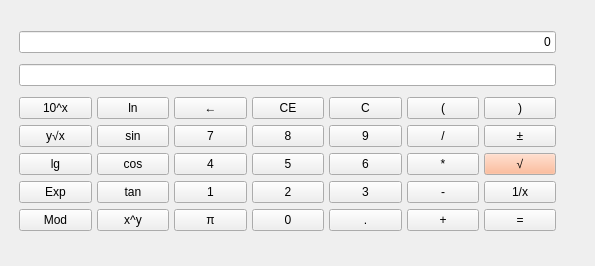
<?xml version="1.0" encoding="UTF-8"?>
<ui version="4.0">
 <class>CalculatorWindow</class>
 <widget class="QMainWindow" name="CalculatorWindow">
  <property name="geometry">
   <rect>
    <x>0</x>
    <y>0</y>
    <width>595</width>
    <height>266</height>
   </rect>
  </property>
  <property name="windowTitle">
   <string>Calculator v0.1</string>
  </property>
  <property name="windowIcon">
   <iconset resource="images.qrc">
    <normaloff>:/icons/calc.png</normaloff>:/icons/calc.png</iconset>
  </property>
  <property name="styleSheet">
   <string notr="true">
font: italic 12pt &quot;Palatino Linotype&quot;;
</string>
  </property>
  <property name="documentMode">
   <bool>false</bool>
  </property>
  <widget class="QWidget" name="centralWidget">
   <widget class="QWidget" name="verticalLayoutWidget">
    <property name="geometry">
     <rect>
      <x>8</x>
      <y>12</y>
      <width>559</width>
      <height>241</height>
     </rect>
    </property>
    <layout class="QVBoxLayout" name="verticalLayout">
     <property name="spacing">
      <number>3</number>
     </property>
     <property name="sizeConstraint">
      <enum>QLayout::SetNoConstraint</enum>
     </property>
     <item>
      <widget class="QLineEdit" name="lineEdit">
       <property name="styleSheet">
        <string notr="true">selection-color: rgb(0, 0, 0);


font: 75 11pt &quot;Lucida Handwriting&quot;;

selection-background-color: rgb(255, 255, 255);</string>
       </property>
       <property name="text">
        <string>0</string>
       </property>
       <property name="frame">
        <bool>true</bool>
       </property>
       <property name="alignment">
        <set>Qt::AlignRight|Qt::AlignTrailing|Qt::AlignVCenter</set>
       </property>
       <property name="readOnly">
        <bool>false</bool>
       </property>
       <property name="clearButtonEnabled">
        <bool>false</bool>
       </property>
      </widget>
     </item>
     <item>
      <widget class="QLineEdit" name="lineEdit_2">
       <property name="styleSheet">
        <string notr="true">
selection-background-color: rgb(255, 255, 255);
selection-color: rgb(0, 0, 0);
font: 11pt &quot;Lucida Handwriting&quot;;


</string>
       </property>
       <property name="alignment">
        <set>Qt::AlignRight|Qt::AlignTrailing|Qt::AlignVCenter</set>
       </property>
       <property name="readOnly">
        <bool>true</bool>
       </property>
      </widget>
     </item>
     <item>
      <layout class="QGridLayout" name="gridLayout">
       <property name="sizeConstraint">
        <enum>QLayout::SetNoConstraint</enum>
       </property>
       <property name="horizontalSpacing">
        <number>5</number>
       </property>
       <property name="verticalSpacing">
        <number>6</number>
       </property>
       <item row="2" column="6">
        <widget class="QPushButton" name="pb_sqrt">
         <property name="palette">
          <palette>
           <active>
            <colorrole role="Button">
             <brush brushstyle="SolidPattern">
              <color alpha="255">
               <red>255</red>
               <green>170</green>
               <blue>127</blue>
              </color>
             </brush>
            </colorrole>
            <colorrole role="Highlight">
             <brush brushstyle="SolidPattern">
              <color alpha="255">
               <red>255</red>
               <green>185</green>
               <blue>21</blue>
              </color>
             </brush>
            </colorrole>
           </active>
           <inactive>
            <colorrole role="Button">
             <brush brushstyle="SolidPattern">
              <color alpha="255">
               <red>255</red>
               <green>170</green>
               <blue>127</blue>
              </color>
             </brush>
            </colorrole>
            <colorrole role="Highlight">
             <brush brushstyle="SolidPattern">
              <color alpha="255">
               <red>255</red>
               <green>185</green>
               <blue>21</blue>
              </color>
             </brush>
            </colorrole>
           </inactive>
           <disabled>
            <colorrole role="Button">
             <brush brushstyle="SolidPattern">
              <color alpha="255">
               <red>255</red>
               <green>170</green>
               <blue>127</blue>
              </color>
             </brush>
            </colorrole>
            <colorrole role="Highlight">
             <brush brushstyle="SolidPattern">
              <color alpha="255">
               <red>51</red>
               <green>153</green>
               <blue>255</blue>
              </color>
             </brush>
            </colorrole>
           </disabled>
          </palette>
         </property>
         <property name="styleSheet">
          <string notr="true"/>
         </property>
         <property name="text">
          <string>√</string>
         </property>
        </widget>
       </item>
       <item row="0" column="6">
        <widget class="QPushButton" name="pb_lb">
         <property name="text">
          <string>)</string>
         </property>
        </widget>
       </item>
       <item row="4" column="6">
        <widget class="QPushButton" name="pb_16">
         <property name="styleSheet">
          <string notr="true">alternate-background-color: rgb(215, 175, 114);</string>
         </property>
         <property name="text">
          <string>1/x</string>
         </property>
        </widget>
       </item>
       <item row="0" column="0">
        <widget class="QPushButton" name="pushButton_5">
         <property name="styleSheet">
          <string notr="true"/>
         </property>
         <property name="text">
          <string>10^x</string>
         </property>
        </widget>
       </item>
       <item row="5" column="0">
        <widget class="QPushButton" name="pb_mod">
         <property name="text">
          <string>Mod</string>
         </property>
        </widget>
       </item>
       <item row="4" column="0">
        <widget class="QPushButton" name="pushButton_3">
         <property name="text">
          <string>Exp</string>
         </property>
        </widget>
       </item>
       <item row="2" column="0">
        <widget class="QPushButton" name="pb_log">
         <property name="styleSheet">
          <string notr="true"/>
         </property>
         <property name="text">
          <string>lg</string>
         </property>
        </widget>
       </item>
       <item row="5" column="6">
        <widget class="QPushButton" name="pb_100">
         <property name="styleSheet">
          <string notr="true">border-color: rgb(240, 210, 160);</string>
         </property>
         <property name="text">
          <string>=</string>
         </property>
        </widget>
       </item>
       <item row="2" column="5">
        <widget class="QPushButton" name="pb_13">
         <property name="text">
          <string>*</string>
         </property>
        </widget>
       </item>
       <item row="1" column="0">
        <widget class="QPushButton" name="pushButton_13">
         <property name="text">
          <string>y√x</string>
         </property>
        </widget>
       </item>
       <item row="2" column="4">
        <widget class="QPushButton" name="pb_6">
         <property name="styleSheet">
          <string notr="true">selection-background-color: rgb(105, 228, 255);
gridline-color: rgb(255, 39, 86);
alternate-background-color: rgb(35, 252, 255);</string>
         </property>
         <property name="text">
          <string>6</string>
         </property>
        </widget>
       </item>
       <item row="2" column="1">
        <widget class="QPushButton" name="pb_cos">
         <property name="text">
          <string>cos</string>
         </property>
        </widget>
       </item>
       <item row="2" column="3">
        <widget class="QPushButton" name="pb_5">
         <property name="text">
          <string>5</string>
         </property>
        </widget>
       </item>
       <item row="0" column="3">
        <widget class="QPushButton" name="pushButton_25">
         <property name="text">
          <string>CE</string>
         </property>
        </widget>
       </item>
       <item row="5" column="5">
        <widget class="QPushButton" name="pb_11">
         <property name="styleSheet">
          <string notr="true">selection-background-color: rgb(255, 46, 19);
selection-color: rgb(32, 17, 255);</string>
         </property>
         <property name="text">
          <string>+</string>
         </property>
        </widget>
       </item>
       <item row="4" column="5">
        <widget class="QPushButton" name="pb_12">
         <property name="text">
          <string>-</string>
         </property>
        </widget>
       </item>
       <item row="1" column="5">
        <widget class="QPushButton" name="pb_14">
         <property name="text">
          <string>/</string>
         </property>
        </widget>
       </item>
       <item row="4" column="1">
        <widget class="QPushButton" name="pb_tan">
         <property name="text">
          <string>tan</string>
         </property>
        </widget>
       </item>
       <item row="0" column="2">
        <widget class="QPushButton" name="pB_DeleteDigit">
         <property name="text">
          <string>←</string>
         </property>
        </widget>
       </item>
       <item row="0" column="1">
        <widget class="QPushButton" name="pb_ln">
         <property name="text">
          <string>ln</string>
         </property>
        </widget>
       </item>
       <item row="1" column="4">
        <widget class="QPushButton" name="pb_9">
         <property name="text">
          <string>9</string>
         </property>
        </widget>
       </item>
       <item row="4" column="4">
        <widget class="QPushButton" name="pb_3">
         <property name="text">
          <string>3</string>
         </property>
        </widget>
       </item>
       <item row="5" column="3">
        <widget class="QPushButton" name="pb_0">
         <property name="text">
          <string>0</string>
         </property>
        </widget>
       </item>
       <item row="4" column="3">
        <widget class="QPushButton" name="pb_2">
         <property name="text">
          <string>2</string>
         </property>
        </widget>
       </item>
       <item row="5" column="2">
        <widget class="QPushButton" name="pb_pi">
         <property name="styleSheet">
          <string notr="true"/>
         </property>
         <property name="text">
          <string>π</string>
         </property>
        </widget>
       </item>
       <item row="5" column="1">
        <widget class="QPushButton" name="pb_power">
         <property name="styleSheet">
          <string notr="true"/>
         </property>
         <property name="text">
          <string>x^y</string>
         </property>
        </widget>
       </item>
       <item row="4" column="2">
        <widget class="QPushButton" name="pb_1">
         <property name="text">
          <string>1</string>
         </property>
        </widget>
       </item>
       <item row="1" column="3">
        <widget class="QPushButton" name="pb_8">
         <property name="text">
          <string>8</string>
         </property>
        </widget>
       </item>
       <item row="1" column="6">
        <widget class="QPushButton" name="pb_18">
         <property name="text">
          <string>±</string>
         </property>
        </widget>
       </item>
       <item row="0" column="5">
        <widget class="QPushButton" name="pb_rb">
         <property name="styleSheet">
          <string notr="true"/>
         </property>
         <property name="text">
          <string>(</string>
         </property>
        </widget>
       </item>
       <item row="2" column="2">
        <widget class="QPushButton" name="pb_4">
         <property name="text">
          <string>4</string>
         </property>
        </widget>
       </item>
       <item row="1" column="2">
        <widget class="QPushButton" name="pb_7">
         <property name="text">
          <string>7</string>
         </property>
        </widget>
       </item>
       <item row="1" column="1">
        <widget class="QPushButton" name="pb_sin">
         <property name="text">
          <string>sin</string>
         </property>
        </widget>
       </item>
       <item row="5" column="4">
        <widget class="QPushButton" name="pb_10">
         <property name="text">
          <string>.</string>
         </property>
        </widget>
       </item>
       <item row="0" column="4">
        <widget class="QPushButton" name="pb_clear">
         <property name="styleSheet">
          <string notr="true">alternate-background-color: rgb(170, 255, 255);
border-color: qlineargradient(spread:pad, x1:0.494, y1:0.596045, x2:0.511, y2:0, stop:0.474576 rgba(164, 125, 12, 195), stop:0.892655 rgba(255, 238, 209, 255));
selection-background-color: qlineargradient(spread:pad, x1:0, y1:0, x2:1, y2:0, stop:0 rgba(255, 178, 102, 255), stop:0.55 rgba(235, 148, 61, 255), stop:0.98 rgba(0, 0, 0, 255), stop:1 rgba(0, 0, 0, 0));


selection-background-color: rgb(0, 255, 255);</string>
         </property>
         <property name="text">
          <string>C</string>
         </property>
        </widget>
       </item>
      </layout>
     </item>
    </layout>
   </widget>
  </widget>
 </widget>
 <layoutdefault spacing="6" margin="11"/>
 <resources>
  <include location="images.qrc"/>
 </resources>
 <connections/>
</ui>
